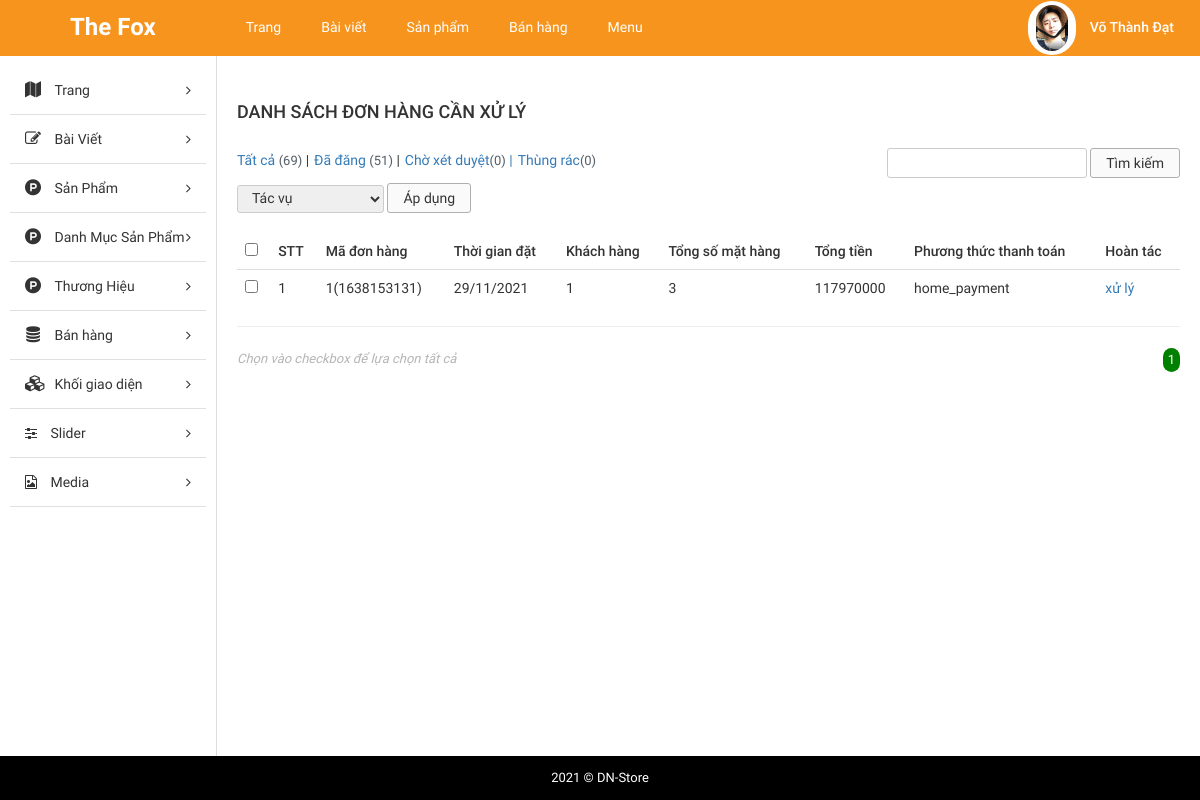
The app's page /STORE/admin/index.php?modules=orders&controllers=index&action=listNo (signed in) with its own data.
### tables this page shows
CREATE TABLE `tbl_order` (
  `id` int(11) NOT NULL,
  `custom_id` int(11) NOT NULL,
  `total_price` float NOT NULL,
  `total_num_product` int(11) NOT NULL,
  `create_date` varchar(255) NOT NULL,
  `note` text NOT NULL,
  `payment_method` varchar(255) NOT NULL,
  `status` enum('Thành công','Chờ xác nhận','Hủy','') NOT NULL,
  `id_cart` int(11) NOT NULL,
  `time` varchar(255) NOT NULL,
  `code` varchar(255) NOT NULL,
  `date_confirm` varchar(255) NOT NULL
);

### STORE/admin/libraries/database.php (called while the page is built, shortened)
<?php
function db_query($query_string) {
    global $conn;
    $result = mysqli_query($conn, $query_string);
    return $result;
}
function db_fetch_row($query_string) {
    $mysqli_result = db_query($query_string);
    $result = mysqli_fetch_assoc($mysqli_result);
    return $result;
}
function db_fetch_array($query_string) {
    $result = array();
    $mysqli_result = db_query($query_string);
    while ($row = mysqli_fetch_assoc($mysqli_result)) {
        $result[] = $row;
    }
    return $result;
}

### STORE/admin/modules/orders/models/indexModel.php (called while the page is built, shortened)
<?php
function getAllOrderNo(){
	return db_fetch_array("SELECT * FROM `tbl_order` WHERE `status` ='Chờ xác nhận'");
}
function getNameCus($id){
	$data = db_fetch_row("SELECT * FROM `tbl_customer` WHERE `id` = '$id'");
	return $data['fullname'];
}
 ?>

### STORE/admin/modules/orders/controllers/indexController.php (called while the page is built, shortened)
<?php
function listNoAction() {
	$data_tmp = getAllOrderNo();
	foreach ($data_tmp as $key => $value) {
		$data_tmp[$key]['fullname'] = getNameCus($data_tmp[$key]['custom_id']);
	}
	if(!empty($_GET['page'])){
		$page = $_GET['page'];
	}else{
		$page =1;
	}
	$numProduct = count($data_tmp);
	$productOnPage = 5;
	$num = ceil($numProduct/$productOnPage);
	$start = ($page - 1) * $productOnPage;
	$res =[];
	for ($i=$start; $i < $start+$productOnPage; $i++) {
		if(isset($data_tmp[$i]))
        $res[] = $data_tmp[$i];
	};
	$data = [$res, $num, $page];
	load_view('listNo',$data);
}
?>

### STORE/admin/core/router.php (called while the page is built, shortened)
<?php
$action_name = get_action().'Action';
call_function(array('construct', $action_name));

### STORE/admin/core/appload.php (called while the page is built, shortened)
<?php
require CONFIGPATH . DIRECTORY_SEPARATOR . 'database.php';
require LIBPATH . DIRECTORY_SEPARATOR . 'database.php';
require COREPATH . DIRECTORY_SEPARATOR . 'base.php';
require COREPATH . DIRECTORY_SEPARATOR . 'router.php';

### STORE/admin/index.php (called while the page is built, shortened)
<?php
require COREPATH.DIRECTORY_SEPARATOR.'appload.php';

### STORE/admin/modules/orders/views/listNoView.php (the view, shortened to what this page needs)
<div id="main-content-wp" class="list-product-page">
    <div class="wrap clearfix">
        <div id="content" class="fl-right">
            <div class="section" id="title-page">
                <div class="clearfix">
                    <h3 id="index" class="fl-left">Danh sách đơn hàng cần xử lý</h3>
                </div>
            </div>
            <div class="section" id="detail-page">
                <div class="section-detail">
                    <div class="filter-wp clearfix">
                        <ul class="post-status fl-left">
                            <li class="all"><a href="">Tất cả <span class="count">(69)</span></a> |</li>
                            <li class="publish"><a href="">Đã đăng <span class="count">(51)</span></a> |</li>
                            <li class="pending"><a href="">Chờ xét duyệt<span class="count">(0)</span> |</a></li>
                            <li class="pending"><a href="">Thùng rác<span class="count">(0)</span></a></li>
                        </ul>
                        <form method="GET" class="form-s fl-right">
                            <input type="text" name="s" id="s">
                            <input type="submit" name="sm_s" value="Tìm kiếm">
                        </form>
                    </div>
                    <div class="actions">
                        <form method="GET" action="" class="form-actions">
                            <select name="actions">
                                <option value="0">Tác vụ</option>
                            </select>
                            <input type="submit" name="sm_action" value="Áp dụng">
                        </form>
                    </div>
                    <div class="table-responsive">
                        <table class="table list-table-wp">
                            <thead>
                                <tr>
                                    <td><input type="checkbox" name="checkAll" id="checkAll"></td>
                                    <td><span class="thead-text">STT</span></td>
                                    <td><span class="thead-text">Mã đơn hàng</span></td>
                                    <td><span class="thead-text">Thời gian đặt</span></td>
                                    <td><span class="thead-text">Khách hàng</span></td>
                                    <td><span class="thead-text">Tổng số mặt hàng</span></td>
                                    <td><span class="thead-text">Tổng tiền</span></td>
                                    <td><span class="thead-text">Phương thức thanh toán</span></td>
                                    <td><span class="thead-text">Hoàn tác</span></td>
                                </tr>
                            </thead>
                            <tbody>
                                <?php if(!empty($data['0'])) foreach ($data['0'] as $key => $value) {?>
                                <tr>
                                    <td><input type="checkbox" name="checkItem" class="checkItem"></td>
                                    <td><span class="tbody-text"><?php echo ($key +1); ?></span></td>
                                    <td><span class="tbody-text"><?php  echo $value['code']; ?></span></td>
                                    <td><span class="tbody-text"><?php  echo $value['create_date']; ?></span></td>
                                    <td><span class="tbody-text"><?php  echo $value['fullname']; ?></span></td>
                                    <td><span class="tbody-text"><?php  echo $value['total_num_product']; ?></span></td>
                                    <td><span class="tbody-text"><?php  echo $value['total_price']; ?></h3></span>
                                    <td><span class="tbody-text"><?php  echo $value['payment_method']; ?></span></td>
                                    <td><span class="tbody-text"><a href="?modules=orders&controllers=index&action=detail&id_order=<?php echo $value['id']; ?>">xử lý</a></span></td>
                                </tr>
                                <?php }; ?>
                            </tbody>
                        </table>
                        <hr>
                    </div>
                </div>
            </div>
            <div class="section" id="paging-wp">
                <div class="section-detail clearfix">
                    <p id="desc" class="fl-left">Chọn vào checkbox để lựa chọn tất cả</p>
                    <ul id="list-paging" class="fl-right">
                        <?php for ($i=1; $i <= $data['1'] ; $i++) { ?>
                        <li>
                            <a <?php if($i == $data['2']) echo 'style="background-color: green;color:white; border-radius:300px;"';  ?>  href="?modules=products&controllers=index&action=list&page=<?php echo $i; ?>" title=""><?php echo $i; ?></a>
                        </li>
                        <?php }; ?>
                    </ul>
                </div>
            </div>
        </div>
    </div>
</div>

### STORE/admin/core/base.php (shortened to what this page needs)
<?php
function get_module() {
    global $config;
    $module = isset($_GET['modules']) ? $_GET['modules'] : $config['default_module'];
    return $module;
}
function call_function($list_function = array()) {
    if (is_array($list_function)) {
        foreach ($list_function as $f) {
            if (function_exists($f())) {
                $f();
            }
        }
    }
}
function load_view($name, $data_send = array()) {
    $data = $data_send;
    $path = MODULESPATH . DIRECTORY_SEPARATOR . get_module() . DIRECTORY_SEPARATOR . 'views' . DIRECTORY_SEPARATOR . $name . 'View.php';
    if (file_exists($path)) {
        require $path;
    } else {
        echo "Không tìm thấy {$path}";
    }
}
function get_header($name = '') {
    global $data;
    if (empty($name)) {
        $name = 'header';
    } else {
        $name = "header-{$name}";
    }
    $path = LAYOUTPATH . DIRECTORY_SEPARATOR . $name . '.php';
    if (file_exists($path)) {
        if (is_array($data)) {
            foreach ($data as $key => $a) {
                $$key = $a;
            }
        }
        require $path;
    } else {
        echo "Không tìm thấy {$path}";
    }
}
function get_footer($name = '') {
    global $data;
    if (empty($name)) {
        $name = 'footer';
    } else {
        $name = "footer-{$name}";
    }
    $path = LAYOUTPATH . DIRECTORY_SEPARATOR . $name . '.php';
    if (file_exists($path)) {
        if (is_array($data)) {
            foreach ($data as $key => $a) {
                $$key = $a;
            }
        }
        require $path;
    } else {
        echo "Không tìm thấy {$path}";
    }
}
function get_sidebar($name = '') {
    global $data;
    if (empty($name)) {
        $name = 'sidebar';
    } else {
        $name = "sidebar-{$name}";
    }
    $path = LAYOUTPATH . DIRECTORY_SEPARATOR . $name . '.php';
    if (file_exists($path)) {
        if (is_array($data)) {
            foreach ($data as $key => $a) {
                $$key = $a;
            }
        }
        require $path;
    } else {
        echo "Không tìm thấy {$path}";
    }
}
?>

### STORE/admin/public/css/import/global.css (style rules this page uses)
body { font-family: "Roboto Regular"; font-size: 14px; line-height: 24px; color: #333; }
.fl-left { float: left; }
.fl-right { float: right; }

### STORE/admin/public/css/import/list_post.css (style rules this page uses)
#content { width: 82%; border-left: 1px solid #ddd; padding: 20px; }
#index { font-family: 'Roboto Medium'; font-weight: normal; text-transform: uppercase; font-size: 18px; padding: 24px 0px; }
.list-table-wp thead tr td { font-family: 'Roboto Medium'; font-weight: normal; }
#paging-wp #desc { font-size: 13px; color: #b5b5b5; font-style: italic; }
#list-paging li { float: left; }
#list-paging li a { display: inline-block; color: #555; font-size: 13px; padding: 0px 5px; }
.filter-wp { margin-bottom: 5px; }
.actions { margin-bottom: 20px; }
.post-status li { float: left; font-size: 14px; margin-right: 5px; }
.post-status li .count { color: #555d66; font-size: 13px; display: inline-block; }
.form-s input[type="text"], .form-actions select { border-radius: 3px; border: 1px solid #ccc; padding: 2px 10px; }
.form-s input[type="submit"], .form-actions input[type="submit"] { border-radius: 3px; border: 1px solid #afafaf; padding: 2px 15px; background: #fafafa; }
.form-actions select { padding: 4px 10px; }

### STORE/admin/public/css/import/menu.css (style rules this page uses)
.actions select { border-radius: 3px; border: 1px solid #ccc; padding: 4px 10px; }

### STORE/admin/public/css/import/detail_order.css (style rules this page uses)
.table { margin-bottom: 0!important; }

### records on screen
tbl_order: code "1(1638153131)", create_date "29/11/2021", fullname "1", total_num_product "3", total_price "117970000", payment_method "home_payment"
